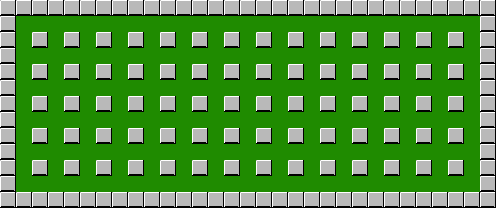

A level layout from a 2D game, rendered from its tile map. Below: a short description, then the map file with tile-grid data replaced by summaries:
An orthogonal 31x13 tile map with 16x16 px tiles, 2 tile layers (fondo, solido), 1 hidden layer not drawn.

<map version="1.0" orientation="orthogonal" renderorder="right-down" width="31" height="13" tilewidth="16" tileheight="16" nextobjectid="1">
 <tileset firstgid="1" name="mapB" tilewidth="16" tileheight="16" spacing="2" margin="2">
  <image source="map.png" width="182" height="20" />
 </tileset>
 <layer name="fondo" width="31" height="13">
  <data>[403 cells, 403 non-empty, 1 distinct tile ids]</data>
 </layer>
 <layer name="ladrillo" width="31" height="13" visible="0" opacity="0.16">
  <data>[403 cells, 246 non-empty, 1 distinct tile ids]</data>
 </layer>
 <layer name="solido" width="31" height="13">
  <data>[403 cells, 154 non-empty, 1 distinct tile ids]</data>
 </layer>
</map>